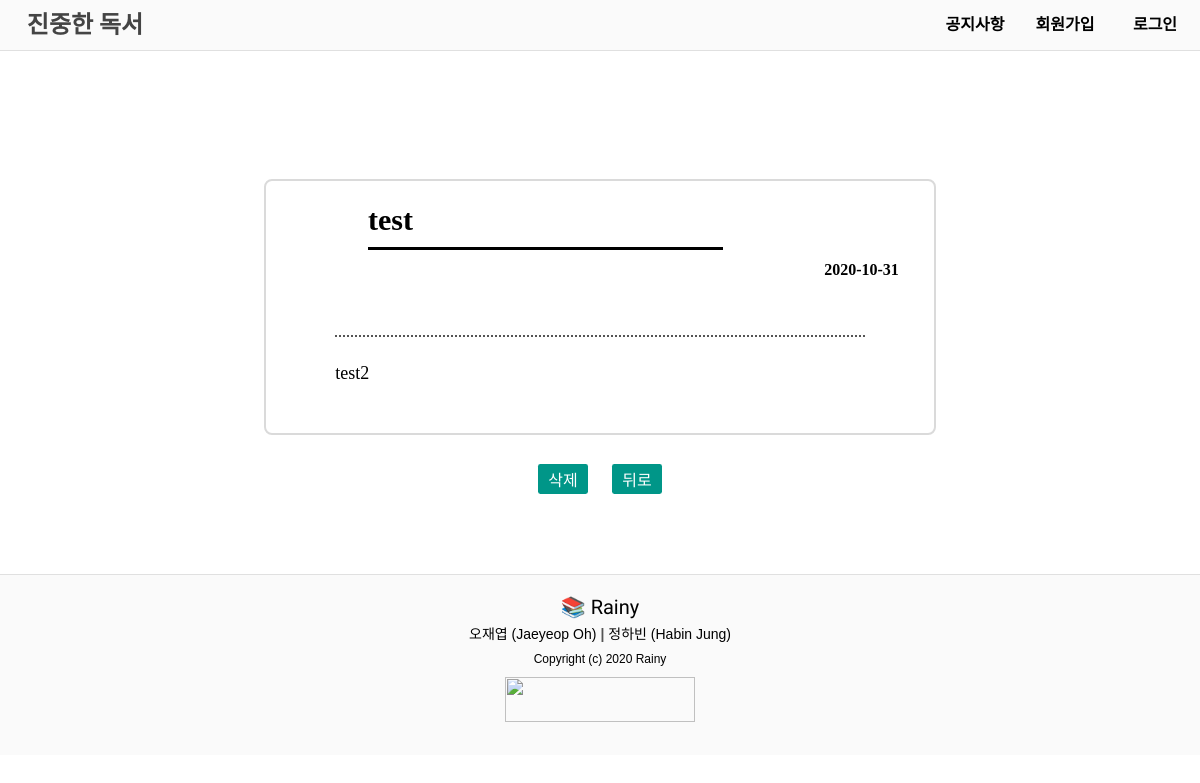
Screenshot of /users/my_report/24 with the database file from the repository.
### mainpage/models.py (models this page shows, shortened)
class Report(models.Model):
    book = models.ForeignKey(Book, on_delete=models.CASCADE)
    user = models.ForeignKey(User, on_delete=models.CASCADE)
    title = models.CharField(default='', max_length=200)
    text = models.TextField()
    pub_date = models.DateTimeField('date published')
    approved_open = models.BooleanField(default=False)

### mypage/views.py (the view)
# urls.py: path('my_report/<int:report_id>', views.detail_report, name='detail_report'),
def detail_report(request, report_id):
    report = get_object_or_404(Report, pk=report_id)
    return render(request, "detail_report.html", {"report":report})

### mypage/templates/detail_report.html (shortened to what this page needs)
{% load staticfiles %}
<!DOCTYPE html>
<html lang="en">
<head>
    <link rel="stylesheet" href="{% static 'mypage/css/style.css' %}">
    <link rel="stylesheet" href="{% static 'css/nav.css' %}">
    <link rel="stylesheet" href="{% static 'css/bt.css' %}">
    <link rel="stylesheet" href="{% static 'css/footer.css' %}">
</head>
<body>
    <header>
        <nav>
            <ul>
                <li><a class="menu-title" href="{% url 'main' %}">진중한 독서</a></li>
                {% if user.is_authenticated %}
                    <li><a class="menu-right" href="javascript:{document.getElementById('logout').submit()}">로그아웃</a></li>
                    <li><a class="menu-right" href="{% url 'notice' %}">공지사항</a></li>
                    <li><a class="menu-right" href="{% url 'users' %}">마이페이지</a></li>
                    <li><a class="menu-user">{{user.username}} 님, 안녕하세요!</a></li>
                    <form id="logout" method="POST" action="{% url 'logout' %}">
                        {% csrf_token %}
                        <input type="hidden">
                    </form>
                {% else %}
                    <li><a class="menu-right" href="{% url 'login' %}">로그인</a></li>
                    <li><a class="menu-right" href="{% url 'signup' %}">회원가입</a></li>
                    <li><a class="menu-right" href="{% url 'notice' %}">공지사항</a></li>
                {% endif %}
            </ul>
        </nav>
    </header>
    <div class="report_content">
        <table class="table table-bordered">
            <thead>
                <tr>
                    <th class="report-detail-header" id="report-detail-title">{{report.title}}</th>
                    <th class="report-detail-header" id="report-detail-date">{{report.pub_date | date:'Y-n-j'}}</th>
                </tr>
            </thead>
            <tbody>
                <tr>
                    <td><p id="report-detail-text">{{report.text}}</p></td>
                </tr>
            </tbody>
        </table>
        <form action="{% url 'my_report_delete' report.id %}" method="POST">
            <input class="submit-margin-bt" type="submit" value="삭제">
            <input class="submit-margin-bt" type="button" value="뒤로" onClick="location.href='{% url 'my_report' %}'">
        </form>
    </div>
    <footer>
        <ul>
            <li><a class="team-name" href="https://github.com/osamhack2020/WEB_HeavyReading_Rainy" target="_blank">&#128218 Rainy</a></li>
            <li>
                <a class="team-member" href="https://github.com/Ohjaeyeop" target="_blank">오재엽 (Jaeyeop Oh)</a>
                <span>|</span>
                <a class="team-member" href="https://github.com/HabiJung" target="_blank">정하빈 (Habin Jung)</a>
            </li>
            <li class="copyright">Copyright (c) 2020 Rainy</li>
        </ul>
        <a href="https://osam.kr" target="_blank"><img id="osam-img" src="{% static 'img/osam.png' %}"></a>
    </footer>
</body>
</html>

### static/mypage/css/style.css (style rules this page uses)
a { text-decoration: none; color: black; }
.report_content { position: relative; top: 50px; width: 80%; margin: 0 auto; text-align: center; }
.table { width: 70%; margin: 3% auto; border: 2px solid #dadada; border-radius: .5em; }
.report-detail-header { display: block; padding-top: 3%; }
#report-detail-title { font-size: 30px; text-align: left; padding-left: 100px; }
#report-detail-title::after { content: ""; display: block; width: 60%; border-bottom: 3px solid #000000; padding-left: 3%; margin: 10px 0; }
#report-detail-date { padding: 0; margin-right: 5%; text-align: right; }
#report-detail-text::before { content: ""; display: block; width: 100%; border-top: 2px dotted #555555; margin: 10% auto 5% auto; }
#report-detail-text { width: 80%; margin: 5% auto 7% auto; font-size: 18px; text-align: justify; }

### static/css/nav.css (style rules this page uses)
body { margin: 0; padding: 0; padding-top: 100px; }
header { margin: 0; padding: 0; height: 50px; background-color: #FAFAFA; border-bottom: 1px solid #E0E0E0; position: fixed; top: 0; left: 0; right: 0; z-index: 1; }
header nav ul { margin: 0; padding: 0; user-select: none; }
header li { list-style: none; line-height: 50px; vertical-align: middle; text-align: center; }
header .menu-title { float: left; display: block; text-decoration: none; width: 170px; color: #000000; font-family: 'Gugi', cursive; font-size: 24px; font-weight: bold; }
header .menu-right { float: right; display: block; text-decoration: none; width: 90px; color: #000000; font-family: 'Noto Sans KR', sans-serif; font-size: 16px; font-weight: bold; }

### static/css/bt.css (style rules this page uses)
.submit-margin-bt { text-align: center; vertical-align: middle; width: 50px; height: 30px; margin: 0 10px; margin-bottom: 30px; font-family: 'Noto Sans KR', sans-serif; font-size: 16px; background-color: #009688; color: #FFFFFF; border-style: none; border-radius: 0.15rem; cursor: pointer; }

### static/css/footer.css (style rules this page uses)
footer { margin: 0; padding: 0; position: relative; margin-top: 100px; width: 100%; height: 180px; text-align: center; background-color: #FAFAFA; border-top: 1px solid #E0E0E0; }
footer ul { margin: 0; padding: 0; margin-top: 20px; user-select: none; }
footer li { list-style: none; line-height: 25px; vertical-align: middle; text-align: center; }
footer span { color: #555555; font-family: 'Noto Sans KR', sans-serif; font-size: 14px; font-weight: bold; }
.team-name { color: #000000; font-family: 'Gugi', cursive; font-size: 20px; }
.team-member { color: #000000; font-family: 'Noto Sans KR', sans-serif; font-size: 14px; }
.copyright { color: #000000; font-family: 'Noto Sans KR', sans-serif; font-size: 12px; }
#osam-img { margin: auto; margin-top: 5px; margin-bottom: 20px; width: 190px; height: 45px; }

### rows the page displays
Report: title "test", pub_date "2020-10-31", text "test2"
